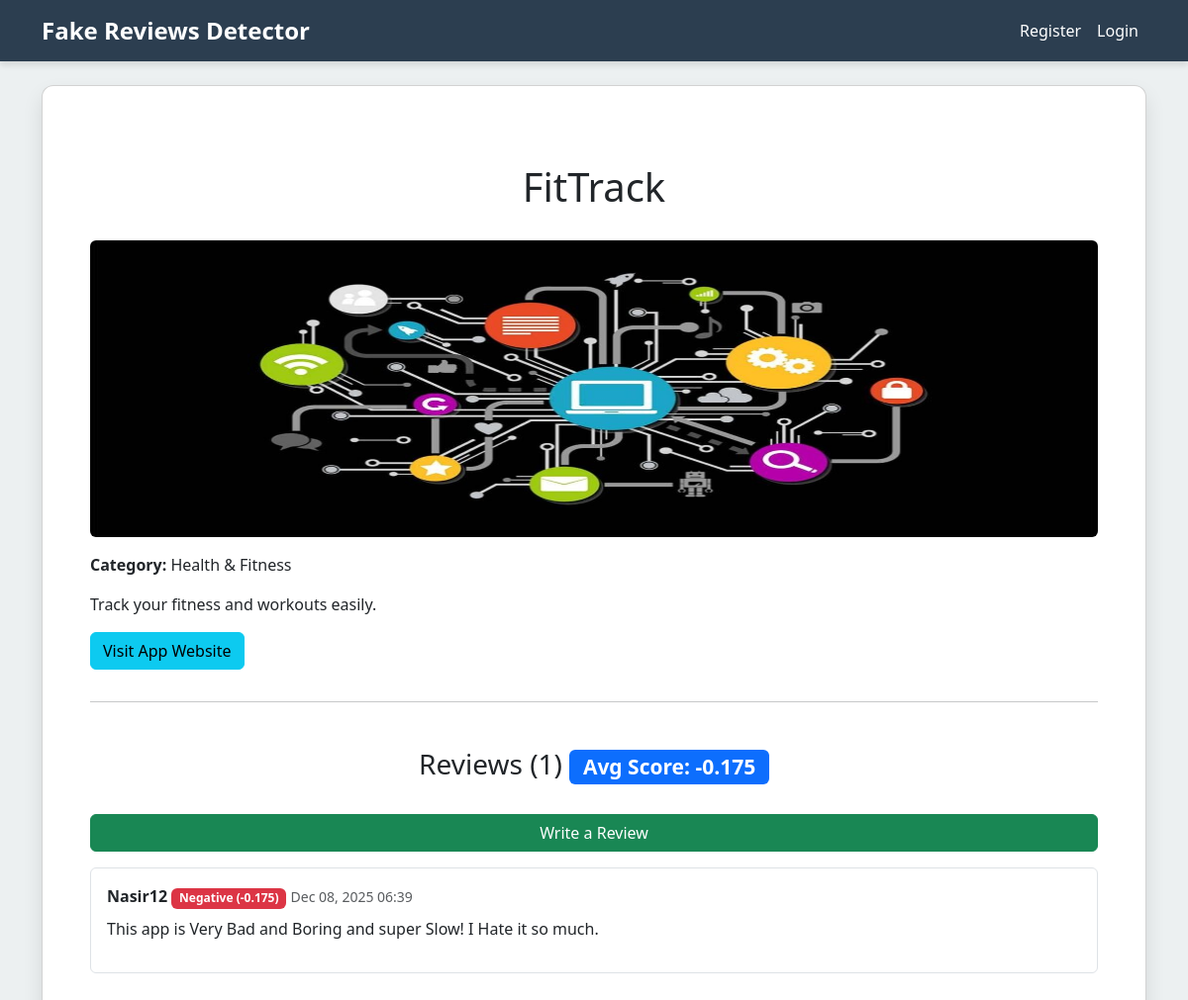
Screenshot of /app/3/ with the database file from the repository.
### reviews/models.py (models this page shows, shortened)
class Application(models.Model):
    name = models.CharField(max_length=150)
    link = models.URLField(max_length=255)
    description = models.TextField()
    category =  models.TextField()
    image = models.ImageField(upload_to="app_images/", blank=True, null=True)
    is_fraud = models.BooleanField(default=False)
    created_at = models.DateTimeField(auto_now_add=True)

class AppReview(models.Model):
    SENTIMENT_CHOICES = (
        ('positive', 'Positive'),
        ('neutral', 'Neutral'),
        ('negative', 'Negative'),
    )
    app = models.ForeignKey(Application, on_delete=models.CASCADE, related_name='reviews')
    user = models.ForeignKey(User, on_delete=models.CASCADE)
    comment = models.TextField()
    sentiment = models.CharField(max_length=10, choices=SENTIMENT_CHOICES, blank=True, null=True)
    sentiment_score = models.FloatField(default=0.0)
    created_at = models.DateTimeField(auto_now_add=True)

### reviews/views.py (the view)
# urls.py: path('app/<int:app_id>/', views.app_detail, name='app_detail'),
def app_detail(request, app_id):
    app = get_object_or_404(Application, id=app_id)
    reviews = app.reviews.all().order_by('-created_at')
    avg_score = app.reviews.aggregate(Avg('sentiment_score'))['sentiment_score__avg']
    context = {
        'app': app,
        'reviews': reviews,
        'avg_score': round(avg_score, 3) if avg_score else 0.0,
        'total_reviews': reviews.count(),
    }
    return render(request, 'app_detail.html', context)

### templates/app_detail.html (shortened to what this page needs)
{% extends 'base.html' %}
{% block content %}
<h1>{{ app.name }}</h1>
{% if app.image %}<img src="{{ app.image.url }}" class="img-fluid rounded mb-3" style="max-height:300px;">{% endif %}
<p><strong>Category:</strong> {{ app.category }}</p>
<p>{{ app.description }}</p>
<p><a href="{{ app.link }}" target="_blank" class="btn btn-info">Visit App Website</a></p>
<hr>
<h3>Reviews ({{ total_reviews }})
    {% if avg_score %}
        <span class="badge bg-primary">Avg Score: {{ avg_score|floatformat:3 }}</span>
    {% endif %}
</h3>
<a href="{% url 'add_review' app.id %}" class="btn btn-success mb-3">Write a Review</a>
{% for review in reviews %}
<div class="border p-3 rounded mb-3">
    <strong>{{ review.user.username }}</strong>
    <span class="badge {% if review.sentiment == 'positive' %}bg-success{% elif review.sentiment == 'negative' %}bg-danger{% else %}bg-secondary{% endif %}">
        {{ review.sentiment|capfirst }} ({{ review.sentiment_score|floatformat:3 }})
    </span>
    <small class="text-muted">{{ review.created_at|date:"M d, Y H:i" }}</small>
    <p class="mt-2">{{ review.comment }}</p>
</div>
{% empty %}
<p>No reviews yet.</p>
{% endfor %}
{% endblock %}

### templates/base.html (style rules this page uses)
:root { --bs-custom-primary: #2c3e50; --bs-custom-accent: #2ecc71; }
body { background-color: #ecf0f1; }
h1,h2,h3,h4 { margin: 30px; text-align: center; }

### rows the page displays
Application: name "FitTrack", image (picture), category "Health & Fitness", description "Track your fitness and workouts easily."
AppReview: user.username "Nasir12", sentiment "Negative", sentiment_score "-0.175", created_at "Dec 08, 2025 06:39", comment "This app is Very Bad and Boring and super Slow! I Hate it so much."

### other values shown
{{ total_reviews }} "1"
{{ avg_score|floatformat:3 }} "-0.175"
